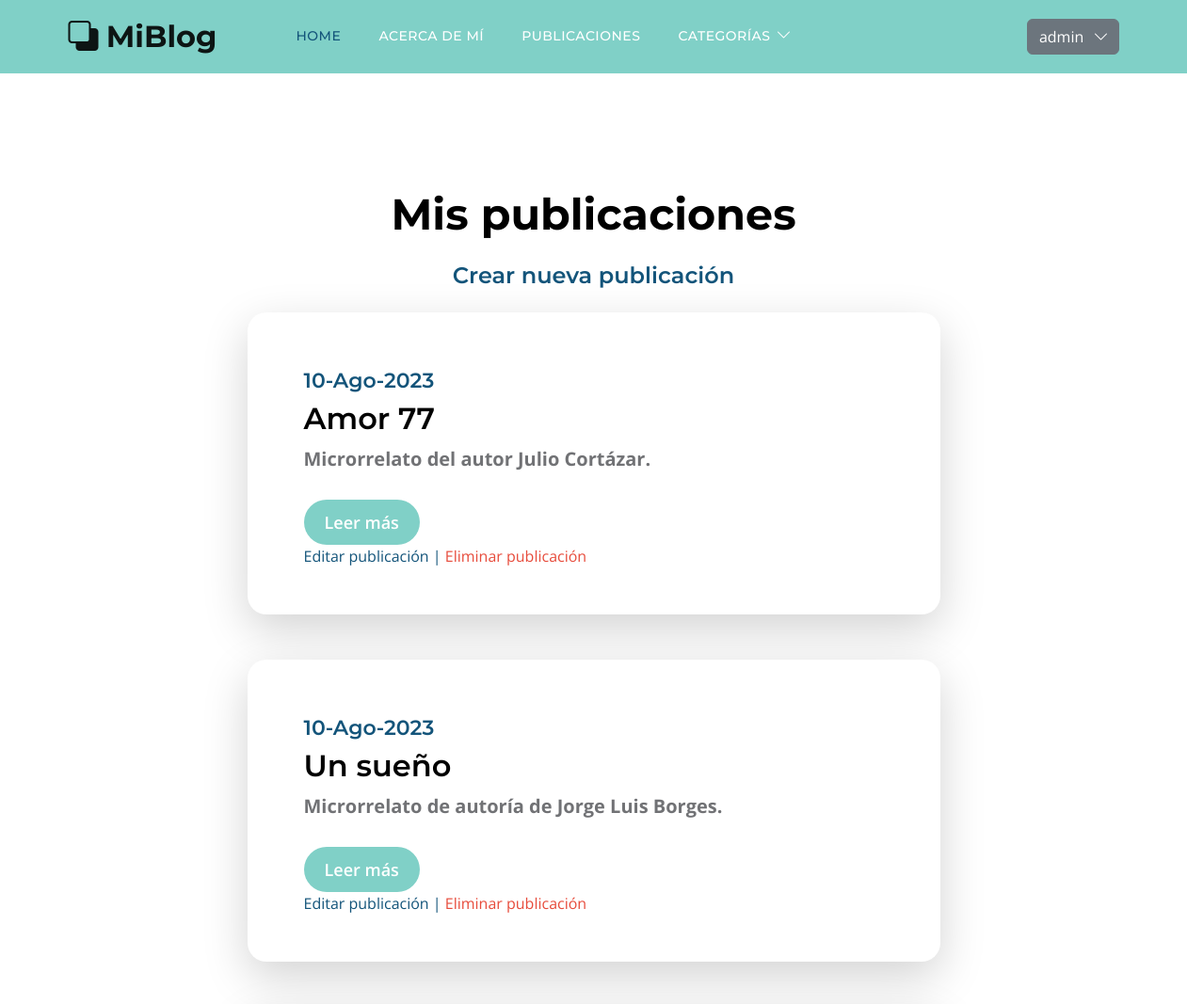
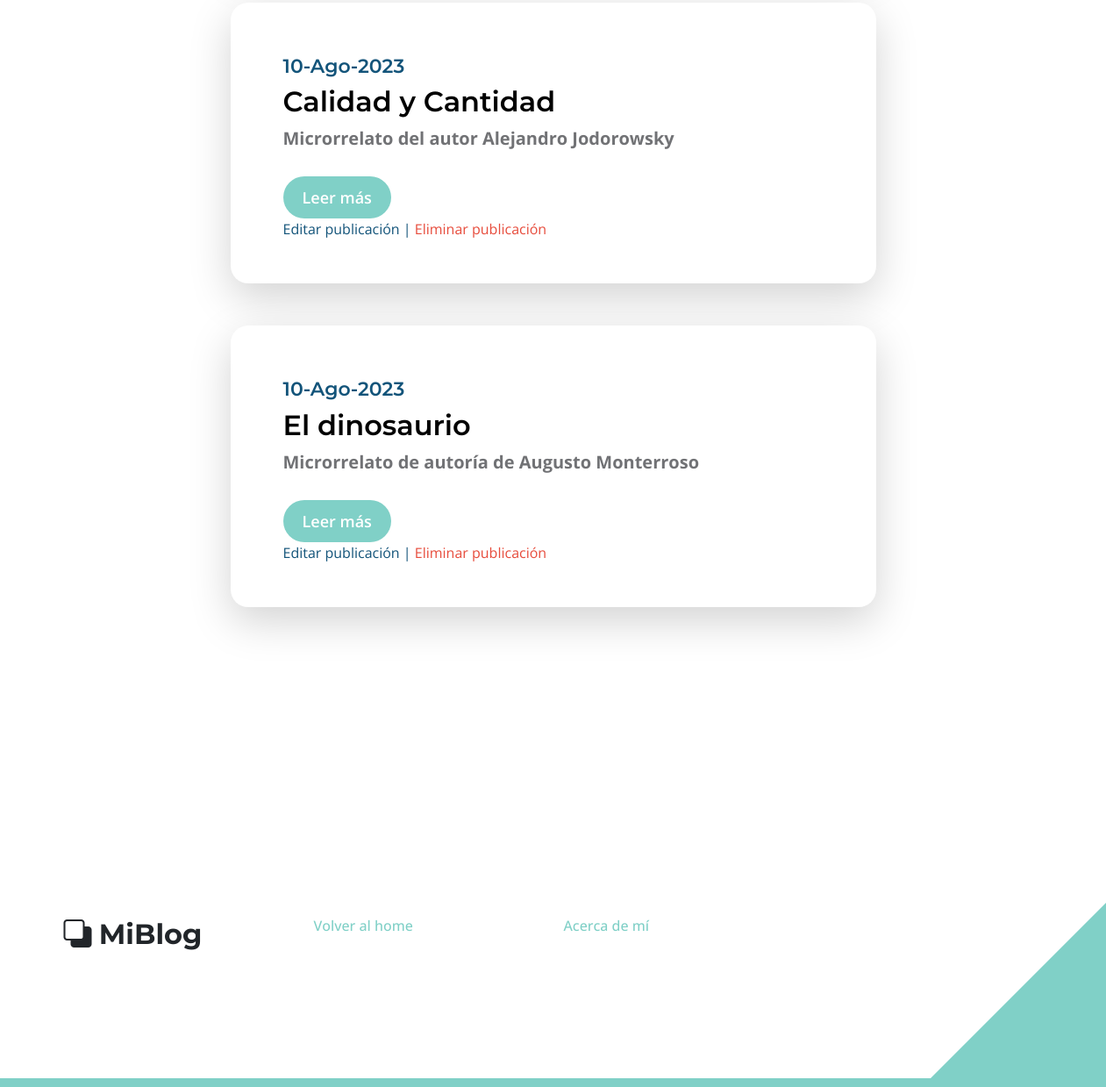
Page /perfiles/mis_publicaciones/ (signed in) on the committed database (2 pictures, top to bottom).
### perfiles/models.py (models this page shows)
class Usuario(AbstractUser):
    def __str__(self):
        return f"{self.username}"

### blog/models.py (models this page shows, shortened)
class Post(models.Model):
    titulo = models.CharField(max_length=255)
    slug = models.SlugField(unique=True)
    subtitulo = models.TextField()
    cuerpo = models.TextField()
    autor = models.ForeignKey(settings.AUTH_USER_MODEL, on_delete=models.PROTECT)
    fecha = models.DateTimeField(auto_now_add=True)
    categoria = models.ManyToManyField('Categoria')
    class Meta:
        ordering = ('-fecha',)

### perfiles/views.py (the view)
# urls.py: path('mis_publicaciones/', views.user_posts, name='mis_publicaciones'),
@login_required
def user_posts(request):
    user = request.user
    posts = Post.objects.filter(autor=user)
    context = {'posts': posts}
    return render(request, 'perfiles/user_posts.html', context)

### perfiles/templates/perfiles/user_posts.html (shortened to what this page needs)
{% extends 'base.html' %}
{% block contenido %}
<section class="section-padding">
    <div class="container">
        <div class="row">
            <div class="col-lg-12 col-12 text-center">
                <h2 class="mb-4">Mis publicaciones</h2>
            </div>
            <div class="col-lg-12 col-12 text-center">
                <h5><a href="#">Crear nueva publicación</a></h5>
            </div>
            <div class="col-lg-8 col-12 mt-3 mx-auto">
                {% for post in posts %}
                    <div class="custom-block custom-block-topics-listing bg-white shadow-lg mb-5">
                        <div class="d-flex">
                            <div class="custom-block-topics-listing-info d-flex">
                                <div>
                                    <h6 class="subtitle is-4">{{ post.fecha|date:'d-M-Y' }}</h6>
                                    <h3 class="mb-2">{{ post.titulo }}</h3>
                                    <p class="mb-1"><strong>{{ post.subtitulo }}</strong></p>
                                    <a href="{% url 'blog:detalle' post.id %}" class="btn custom-btn mt-3 mt-lg-4">Leer más</a>
                                    <br>
                                    <a href="#">Editar publicación | </a>
                                    <a style="color:#E74C3C;" href="#">Eliminar publicación</a>
                                </div>
                            </div>
                        </div>
                    </div>
                {% empty %}
                    <li>No tienes publicaciones.</li>
                {% endfor %}
            </div>
        </div>
    </div>
</section>
{% endblock contenido %}

### template_base/base.html (shortened to what this page needs)
{% load static %}
<!doctype html>
<html lang="en">
    <head>
        <link href="{% static 'css/bootstrap.min.css' %}" rel="stylesheet">
        <link href="{% static 'css/bootstrap-icons.css' %}" rel="stylesheet">
        <link href="{% static 'css/templatemo-topic-listing.css' %}" rel="stylesheet">
    </head>
    <body id="top">
        <main>
            <nav class="navbar navbar-expand-lg" style="background-color: #80d0c7;">
                <div class="container">
                    <a class="navbar-brand">
                        <i class="bi-back"></i>
                        <span>MiBlog</span>
                    </a>
                    <div class="collapse navbar-collapse" id="navbarNav">
                        <ul class="navbar-nav ms-lg-5 me-lg-auto">
                            <li class="nav-item">
                                <a class="nav-link click-scroll" href="{% url 'blog:home' %}">Home</a>
                            </li>
                            <li class="nav-item">
                                <a class="nav-link" href="{% url 'blog:about' %}">Acerca de mí</a>
                            </li>
                            <li class="nav-item">
                                <a class="nav-link" href="{% url 'blog:pages' %}">Publicaciones</a>
                            </li>
                            <li class="nav-item dropdown">
                                <a class="nav-link dropdown-toggle" href="#" id="navbarLightDropdownMenuLink" role="button" data-bs-toggle="dropdown" aria-expanded="false">Categorías</a>
                            </li>
                        </ul>
                        <div class="d-none d-lg-block">
                            {% if user.is_authenticated %}
                                <div class="dropdown show">
                                    <a class="btn btn-secondary dropdown-toggle" role="button" id="dropdownMenuLink" data-toggle="dropdown" aria-haspopup="true" aria-expanded="false">
                                    {{ user.username }}
                                    </a>
                                </div>
                            {% else %}
                                <a class="btn btn-outline-light ms-2" href="{% url 'perfiles:login' %}" role="button">Iniciar sesión</a>
                            {% endif %}
                        </div>
                    </div>
                </div>
            </nav>
        </main>
            <section class="explore-section section-padding">
                {% block contenido %} {% endblock contenido %}
            </section>
<footer class="site-footer section-padding">
            <div class="container">
                <div class="row">
                    <div class="col-lg-3 col-12 mb-4 pb-2">
                        <a class="navbar-brand mb-2">
                            <i class="bi-back"></i>
                            <span>MiBlog</span>
                        </a>
                    </div>
                    <div class="col-lg-3 col-md-4 col-6">
                        <ul class="site-footer-links">
                            <li class="site-footer-link-item">
                                <a href="{% url 'blog:home' %}" class="site-footer-link">Volver al home</a>
                            </li>
                        </ul>
                    </div>
                    <div class="col-lg-3 col-md-4 col-6 mb-4 mb-lg-0">
                        <ul class="site-footer-links">
                            <li class="site-footer-link-item">
                                <a href="{% url 'blog:about' %}" class="site-footer-link">Acerca de mí</a>
                            </li>
                        </ul>
                    </div>
                </div>
            </div>
</footer>
    </body>
</html>

### static/css/templatemo-topic-listing.css (style rules this page uses)
:root { --white-color: #ffffff; --primary-color: #13547a; --secondary-color: #80d0c7; --section-bg-color: #f0f8ff; --custom-btn-bg-color: #80d0c7; --custom-btn-bg-hover-color: #13547a; --dark-color: #000000; --p-color: #717275; --border-color: #7fffd4; --link-hover-color: #13547a; --body-font-family: 'Open Sans', sans-serif; --title-font-family: 'Montserrat', sans-serif; --h1-font-size: 58px; --h2-font-size: 46px; --h3-font-size: 32px; --h4-font-size: 28px; --h5-font-size: 24px; --h6-font-size: 22px; --p-font-size: 20px; --menu-font-size: 14px; --btn-font-size: 18px; --copyright-font-size: 16px; --border-radius-large: 100px; --border-radius-medium: 20px; --border-radius-small: 10px; --font-weight-normal: 400; --font-weight-medium: 500; --font-weight-semibold: 600; --font-weight-bold: 700; }
body { background-color: var(--white-color); font-family: var(--body-font-family); }
h2, h3, h4, h5, h6 { color: var(--dark-color); }
h1, h2, h3, h4, h5, h6 { font-family: var(--title-font-family); font-weight: var(--font-weight-semibold); }
h2 { font-size: var(--h2-font-size); font-weight: var(--font-weight-bold); }
h3 { font-size: var(--h3-font-size); }
h5 { font-size: var(--h5-font-size); }
h6 { color: var(--primary-color); font-size: var(--h6-font-size); }
p { color: var(--p-color); font-size: var(--p-font-size); font-weight: var(--font-weight-normal); }
ul li { color: var(--p-color); font-size: var(--p-font-size); font-weight: var(--font-weight-normal); }
a, button { touch-action: manipulation; transition: all 0.3s; }
a { display: inline-block; color: var(--primary-color); text-decoration: none; }
b, strong { font-weight: var(--font-weight-bold); }
.section-padding { padding-top: 100px; padding-bottom: 100px; }
.custom-btn { background: var(--custom-btn-bg-color); border: 2px solid transparent; border-radius: var(--border-radius-large); color: var(--white-color); font-size: var(--btn-font-size); font-weight: var(--font-weight-semibold); line-height: normal; transition: all 0.3s; padding: 10px 20px; }
.navbar { background: transparent; border-bottom: 1px solid rgba(128, 208, 199, 0.35); z-index: 9; }
.navbar-brand, .navbar-brand:hover { font-size: var(--h3-font-size); font-weight: var(--font-weight-bold); display: block; }
.navbar-brand span { font-family: var(--title-font-family); }
.navbar-expand-lg .navbar-nav .nav-link { border-radius: var(--border-radius-large); margin: 10px; padding: 10px; }
.navbar-nav .nav-link { display: inline-block; color: var(--white-color); font-family: var(--title-font-family); font-size: var(--menu-font-size); font-weight: var(--font-weight-medium); text-transform: uppercase; letter-spacing: 0.5px; position: relative; padding-top: 15px; padding-bottom: 15px; }
.navbar-nav .nav-link.active, .navbar-nav .nav-link:hover { color: var(--primary-color); }
.navbar .dropdown-toggle::after { content: "\f282"; display: inline-block; font-family: bootstrap-icons !important; font-size: var(--copyright-font-size); font-style: normal; font-weight: normal !important; font-variant: normal; text-transform: none; line-height: 1; vertical-align: -.125em; -webkit-font-smoothing: antialiased; -moz-osx-font-smoothing: grayscale; position: relative; left: 2px; border: 0; }
.custom-block { border-radius: var(--border-radius-medium); position: relative; overflow: hidden; padding: 30px; transition: all 0.3s ease; height: 100%; }
.custom-block-topics-listing-info { margin: 30px 20px 20px 30px; }
.custom-block-topics-listing { height: inherit; }
.site-footer { border-bottom: 10px solid var(--secondary-color); position: relative; }
.site-footer::after { content: ""; position: absolute; bottom: 0; right: 0; width: 0; height: 0; border-style: solid; border-width: 0 0 200px 200px; border-color: transparent transparent var(--secondary-color) transparent; pointer-events: none; }
.site-footer-links { padding-left: 0; }
.site-footer-link-item { display: block; list-style: none; line-height: normal; }
.site-footer-link { color: var(--secondary-color); font-size: var(--copyright-font-size); font-weight: var(--font-weight-medium); line-height: normal; }

### rows in the picture
Usuario: username "admin"
Post: fecha "10-Ago-2023", titulo "Amor 77", subtitulo "Microrrelato del autor Julio Cortázar."
Post: fecha "10-Ago-2023", titulo "Un sueño", subtitulo "Microrrelato de autoría de Jorge Luis Borges."
Post: fecha "10-Ago-2023", titulo "Calidad y Cantidad", subtitulo "Microrrelato del autor Alejandro Jodorowsky"
Post: fecha "10-Ago-2023", titulo "El dinosaurio", subtitulo "Microrrelato de autoría de Augusto Monterroso"
